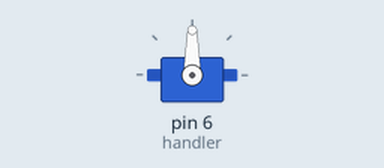
Simulated run of this sketch. Board: Arduino Uno, built with avr-gcc and run on an emulated ATmega328P. Shown: servo.

Above: at 0.1 s.
At 60.1 s:
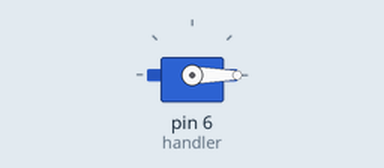
Timing chart, 0 to 61.6 s (numbered marks = the images above):
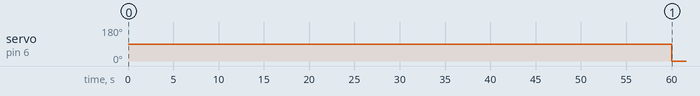

The sketch:

SavoMotor.ino
```cpp
#include <Servo.h>
Servo handler;

int OPEN = 0;
int CLOSE = 90;

void setup() {
  handler.attach(6);
}

void loop() {
  // 電源を入れた後の1分間は、扉を開かない
  delay(60000);

  // 扉を5分開く
  handler.write(OPEN);
  Serial.print("Open!!\n");
  delay(300000);

  // 扉を閉める
  handler.write(CLOSE);
  Serial.print("Close...\n");
  delay(1000);
};
```

Measured:
- by itself, servo on pin 6 (handler): 90° → 0° at 60.0 s
